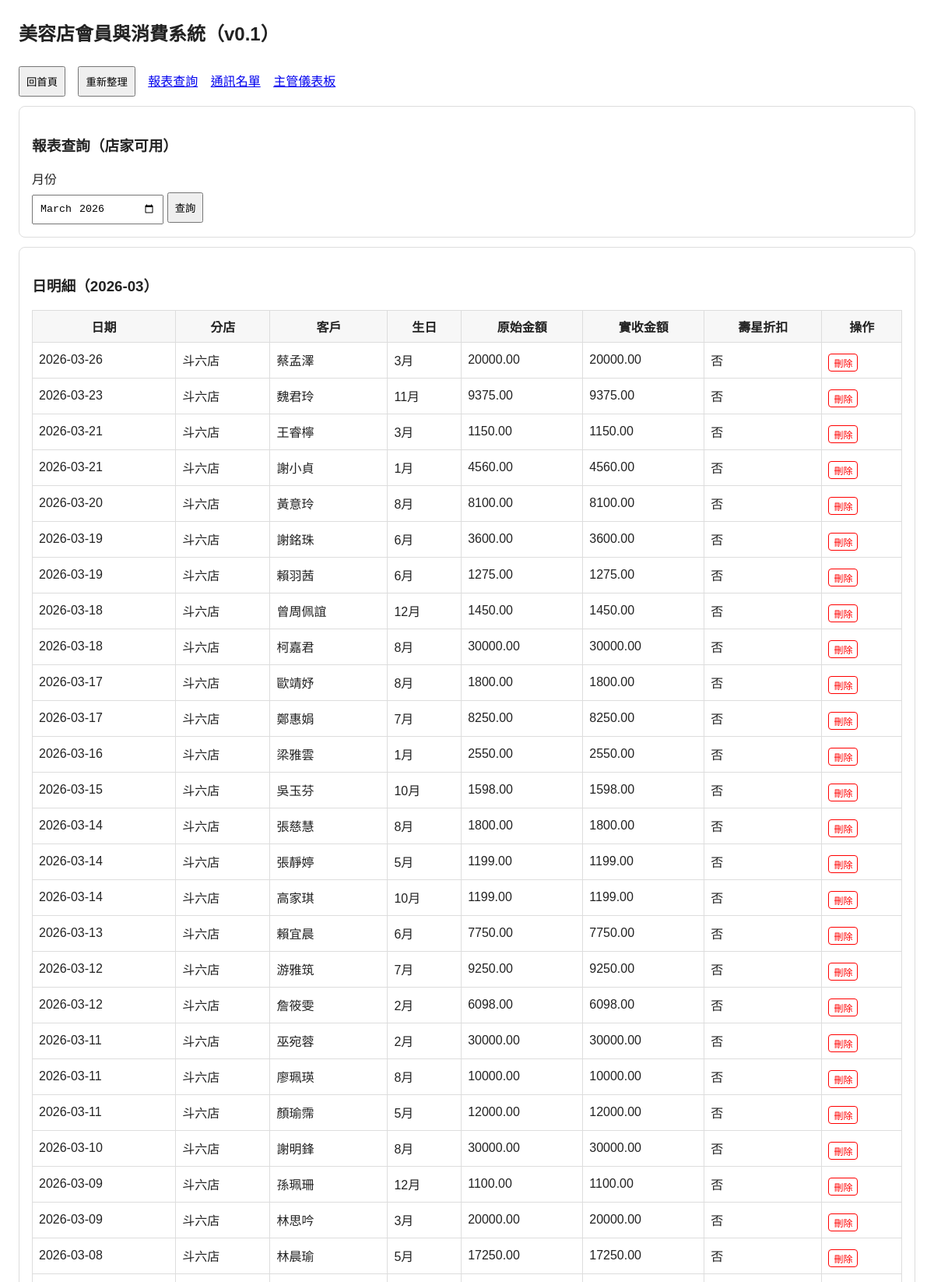
Screenshot of /report (upper part) with the database file from the repository.
### tables this page shows
CREATE TABLE transactions (
            id INTEGER PRIMARY KEY AUTOINCREMENT,
            customer_id INTEGER NOT NULL,
            store_id TEXT NOT NULL,
            txn_date TEXT NOT NULL,
            month_key TEXT NOT NULL,
            amount REAL NOT NULL,
            birthday_discount_applied INTEGER NOT NULL DEFAULT 0,
            final_amount REAL NOT NULL,
            created_at TEXT NOT NULL, cashback REAL NOT NULL DEFAULT 0,
            FOREIGN KEY(customer_id) REFERENCES customers(id),
            FOREIGN KEY(store_id) REFERENCES stores(id)
        );

CREATE TABLE stores (
            id TEXT PRIMARY KEY,
            name TEXT NOT NULL
        );

CREATE TABLE customers (
            id INTEGER PRIMARY KEY AUTOINCREMENT,
            name TEXT NOT NULL,
            birthday TEXT NOT NULL,
            created_at TEXT NOT NULL, phone TEXT DEFAULT "",
            UNIQUE(name, birthday)
        );

### app.py (the view)
@app.route("/report")
def report():
    db = get_db()
    month = request.args.get("month", date.today().strftime("%Y-%m"))
    detail_rows = db.execute(
        """
        SELECT t.id, t.txn_date, s.name AS store_name, c.name AS customer_name, c.birthday,
               t.amount, t.final_amount, t.birthday_discount_applied
        FROM transactions t
        JOIN customers c ON c.id = t.customer_id
        JOIN stores s ON s.id = t.store_id
        WHERE t.month_key = ?
        ORDER BY t.txn_date DESC, s.name ASC, c.name ASC
        """,
        (month,),
    ).fetchall()
    monthly_by_customer = db.execute(
        """
        SELECT s.name AS store_name, c.name AS customer_name, c.birthday,
               SUM(t.final_amount) AS month_total
        FROM transactions t
        JOIN customers c ON c.id = t.customer_id
        JOIN stores s ON s.id = t.store_id
        WHERE t.month_key = ?
        GROUP BY s.name, c.name, c.birthday
        ORDER BY s.name, month_total DESC
        """,
        (month,),
    ).fetchall()
    year = month[:4]
    yearly_by_customer = db.execute(
        """
        SELECT s.name AS store_name, c.name AS customer_name, c.birthday,
               SUM(t.final_amount) AS year_total
        FROM transactions t
        JOIN customers c ON c.id = t.customer_id
        JOIN stores s ON s.id = t.store_id
        WHERE substr(t.txn_date,1,4) = ?
        GROUP BY s.name, c.name, c.birthday
        ORDER BY s.name, year_total DESC
        """,
        (year,),
    ).fetchall()
    return render_template(
        "report.html",
        month=month,
        detail_rows=detail_rows,
        monthly_by_customer=monthly_by_customer,
        yearly_by_customer=yearly_by_customer,
    )

### app.py (called while the page is built)
def get_db() -> sqlite3.Connection:
    if "db" not in g:
        conn = sqlite3.connect(DB_PATH)
        conn.row_factory = sqlite3.Row
        g.db = conn
    return g.db

### templates/report.html (shortened to what this page needs)
{% extends 'base.html' %}
{% block content %}
<div class="card">
  <h3>報表查詢（店家可用）</h3>
  <form method="get">
    <label>月份</label>
    <input type="month" name="month" value="{{ month }}">
    <button type="submit">查詢</button>
  </form>
</div>
<div class="card">
  <h3>日明細（{{ month }}）</h3>
  <table>
    <tr><th>日期</th><th>分店</th><th>客戶</th><th>生日</th><th>原始金額</th><th>實收金額</th><th>壽星折扣</th><th>操作</th></tr>
    {% for r in detail_rows %}
    <tr>
      <td>{{ r.txn_date }}</td><td>{{ r.store_name }}</td><td>{{ r.customer_name }}</td><td>{{ r.birthday }}</td>
      <td>{{ '%.2f'|format(r.amount) }}</td><td>{{ '%.2f'|format(r.final_amount) }}</td>
      <td>{{ '是' if r.birthday_discount_applied else '否' }}</td>
      <td>
        <button type="button" onclick="deleteTxn({{ r.id }})" style="color: red; border: 1px solid red; background: none; border-radius: 4px; padding: 2px 6px; font-size: 12px; cursor: pointer;">刪除</button>
      </td>
    </tr>
    {% endfor %}
  </table>
</div>
{% endblock %}

### templates/base.html (shortened to what this page needs)
<!doctype html>
<html lang="zh-Hant">
<head>
</head>
<body>
  <h2>美容店會員與消費系統（v0.1）</h2>
  <nav>
    <a href="/" style="text-decoration: none;"><button type="button" style="cursor:pointer;">回首頁</button></a>
    <button type="button" onclick="location.reload()" style="cursor:pointer; margin-right: 12px;">重新整理</button>
    <a href="/report">報表查詢</a>
    <a href="/contacts">通訊名單</a>
    <a href="/manager">主管儀表板</a>
  </nav>
  {% block content %}{% endblock %}
</body>
</html>

### templates/base.html (style rules this page uses)
body { font-family: Arial, sans-serif; margin: 24px; color: #222; }
nav a { margin-right: 12px; }
.card { border: 1px solid #ddd; border-radius: 8px; padding: 16px; margin: 12px 0; }
label { display:block; margin-top: 10px; }
input, select, button { padding: 8px; margin-top: 6px; }
table { border-collapse: collapse; width: 100%; margin-top: 10px; }
th, td { border: 1px solid #ddd; padding: 8px; }
th { background: #f7f7f7; }

### rows the page displays
transactions: txn_date "2026-03-26", store_name "斗六店", customer_name "蔡孟澤", birthday "3月", amount "20000.00", final_amount "20000.00", birthday_discount_applied "否"
transactions: txn_date "2026-03-23", store_name "斗六店", customer_name "魏君玲", birthday "11月", amount "9375.00", final_amount "9375.00", birthday_discount_applied "否"
transactions: txn_date "2026-03-21", store_name "斗六店", customer_name "王睿檸", birthday "3月", amount "1150.00", final_amount "1150.00", birthday_discount_applied "否"
transactions: txn_date "2026-03-21", store_name "斗六店", customer_name "謝小貞", birthday "1月", amount "4560.00", final_amount "4560.00", birthday_discount_applied "否"
transactions: txn_date "2026-03-20", store_name "斗六店", customer_name "黃意玲", birthday "8月", amount "8100.00", final_amount "8100.00", birthday_discount_applied "否"
transactions: txn_date "2026-03-19", store_name "斗六店", customer_name "謝銘珠", birthday "6月", amount "3600.00", final_amount "3600.00", birthday_discount_applied "否"
transactions: txn_date "2026-03-19", store_name "斗六店", customer_name "賴羽茜", birthday "6月", amount "1275.00", final_amount "1275.00", birthday_discount_applied "否"
transactions: txn_date "2026-03-18", store_name "斗六店", customer_name "曾周佩誼", birthday "12月", amount "1450.00", final_amount "1450.00", birthday_discount_applied "否"
transactions: txn_date "2026-03-18", store_name "斗六店", customer_name "柯嘉君", birthday "8月", amount "30000.00", final_amount "30000.00", birthday_discount_applied "否"
transactions: txn_date "2026-03-17", store_name "斗六店", customer_name "歐靖妤", birthday "8月", amount "1800.00", final_amount "1800.00", birthday_discount_applied "否"
transactions: txn_date "2026-03-17", store_name "斗六店", customer_name "鄭惠娟", birthday "7月", amount "8250.00", final_amount "8250.00", birthday_discount_applied "否"
transactions: txn_date "2026-03-16", store_name "斗六店", customer_name "梁雅雲", birthday "1月", amount "2550.00", final_amount "2550.00", birthday_discount_applied "否"
transactions: txn_date "2026-03-15", store_name "斗六店", customer_name "吳玉芬", birthday "10月", amount "1598.00", final_amount "1598.00", birthday_discount_applied "否"
transactions: txn_date "2026-03-14", store_name "斗六店", customer_name "張慈慧", birthday "8月", amount "1800.00", final_amount "1800.00", birthday_discount_applied "否"
transactions: txn_date "2026-03-14", store_name "斗六店", customer_name "張靜婷", birthday "5月", amount "1199.00", final_amount "1199.00", birthday_discount_applied "否"
transactions: txn_date "2026-03-14", store_name "斗六店", customer_name "高家琪", birthday "10月", amount "1199.00", final_amount "1199.00", birthday_discount_applied "否"
transactions: txn_date "2026-03-13", store_name "斗六店", customer_name "賴宜晨", birthday "6月", amount "7750.00", final_amount "7750.00", birthday_discount_applied "否"
transactions: txn_date "2026-03-12", store_name "斗六店", customer_name "游雅筑", birthday "7月", amount "9250.00", final_amount "9250.00", birthday_discount_applied "否"
transactions: txn_date "2026-03-12", store_name "斗六店", customer_name "詹筱雯", birthday "2月", amount "6098.00", final_amount "6098.00", birthday_discount_applied "否"
transactions: txn_date "2026-03-11", store_name "斗六店", customer_name "巫宛蓉", birthday "2月", amount "30000.00", final_amount "30000.00", birthday_discount_applied "否"
transactions: txn_date "2026-03-11", store_name "斗六店", customer_name "廖珮瑛", birthday "8月", amount "10000.00", final_amount "10000.00", birthday_discount_applied "否"
transactions: txn_date "2026-03-11", store_name "斗六店", customer_name "顏瑜霈", birthday "5月", amount "12000.00", final_amount "12000.00", birthday_discount_applied "否"
transactions: txn_date "2026-03-10", store_name "斗六店", customer_name "謝明鋒", birthday "8月", amount "30000.00", final_amount "30000.00", birthday_discount_applied "否"
transactions: txn_date "2026-03-09", store_name "斗六店", customer_name "孫珮珊", birthday "12月", amount "1100.00", final_amount "1100.00", birthday_discount_applied "否"
transactions: txn_date "2026-03-09", store_name "斗六店", customer_name "林思吟", birthday "3月", amount "20000.00", final_amount "20000.00", birthday_discount_applied "否"
transactions: txn_date "2026-03-08", store_name "斗六店", customer_name "林晨瑜", birthday "5月", amount "17250.00", final_amount "17250.00", birthday_discount_applied "否"

### other values shown
{{ month }} "2026-03"
